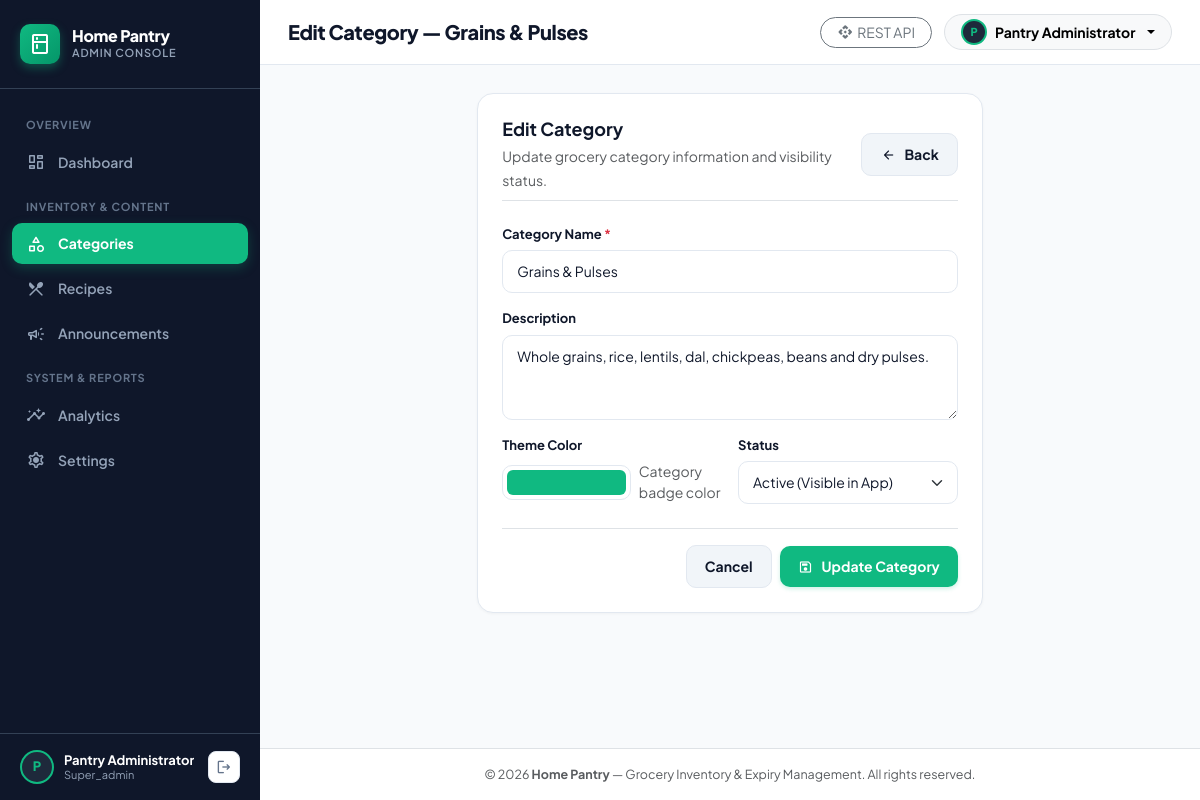
The app's page /categories/edit.php?id=1 (signed in) with its own data.
### tables this page shows
CREATE TABLE IF NOT EXISTS `categories` (
    `id` INT AUTO_INCREMENT PRIMARY KEY,
    `name` VARCHAR(100) NOT NULL UNIQUE,
    `description` TEXT NULL,
    `icon` VARCHAR(50) DEFAULT 'folder',
    `color` VARCHAR(20) DEFAULT '#10B981',
    `status` ENUM('active', 'inactive') NOT NULL DEFAULT 'active',
    `created_at` TIMESTAMP DEFAULT CURRENT_TIMESTAMP,
    `updated_at` TIMESTAMP DEFAULT CURRENT_TIMESTAMP ON UPDATE CURRENT_TIMESTAMP
);

### includes/functions.php (called while the page is built, shortened)
<?php
function e(?string $value): string {
    return htmlspecialchars((string)($value ?? ''), ENT_QUOTES | ENT_SUBSTITUTE, 'UTF-8');
}
function base_url(string $path = ''): string {
    static $base = null;
    if ($base === null) {
        $scriptName = str_replace('\\', '/', $_SERVER['SCRIPT_NAME'] ?? '');
        if (str_contains($scriptName, '/grocery_admin/')) {
            $base = '/grocery_admin';
        } elseif (str_contains($scriptName, '/backend/')) {
            $base = '/backend';
        } else {
            $base = '';
        }
    }
    $cleanPath = ltrim($path, '/');
    return $base . ($cleanPath !== '' ? '/' . $cleanPath : '');
}

### includes/auth.php (called while the page is built, shortened)
<?php
require_once __DIR__ . '/functions.php';
function is_admin_logged_in(): bool {
    return isset($_SESSION['admin_logged_in']) && $_SESSION['admin_logged_in'] === true;
}
function get_logged_in_admin(): ?array {
    return [
        'id' => $_SESSION['admin_id'] ?? null,
        'name' => $_SESSION['admin_name'] ?? 'Administrator',
        'email' => $_SESSION['admin_email'] ?? '',
        'role' => $_SESSION['admin_role'] ?? 'admin',
    ];
}

### categories/edit.php (the view, shortened to what this page needs)
<?php
require_once __DIR__ . '/../includes/auth.php';
require_once __DIR__ . '/../includes/functions.php';
$id = (int)($_GET['id'] ?? 0);
$db = Database::getConnection();
$stmt = $db->prepare('SELECT * FROM categories WHERE id = ? LIMIT 1');
$stmt->execute([$id]);
$category = $stmt->fetch();
$name = $category['name'];
$description = $category['description'] ?? '';
$status = $category['status'];
$color = $category['color'] ?? '#10B981';
$pageTitle = 'Edit Category — ' . $category['name'];
require_once __DIR__ . '/../includes/header.php';
?>
<div class="row justify-content-center">
  <div class="col-lg-8 col-xl-7">
    <div class="card-box">
      <div class="d-flex align-items-center justify-content-between mb-4 pb-2 border-bottom">
        <div>
          <h2 class="fw-bold mb-1" style="font-size: 18px;">Edit Category</h2>
          <span class="text-muted small">Update grocery category information and visibility status.</span>
        </div>
        <a href="<?= base_url('categories/index.php') ?>" class="btn btn-secondary-custom btn-sm">
          <span class="material-symbols-rounded fs-6">arrow_back</span>
          <span>Back</span>
        </a>
      </div>
      <form method="POST" action="">
        <div class="mb-3">
          <label for="name" class="form-label">Category Name <span class="text-danger">*</span></label>
          <input type="text" class="form-control" id="name" name="name" value="<?= e($name) ?>" required>
        </div>
        <div class="mb-3">
          <label for="description" class="form-label">Description</label>
          <textarea class="form-control" id="description" name="description" rows="3"><?= e($description) ?></textarea>
        </div>
        <div class="row g-3 mb-4">
          <div class="col-sm-6">
            <label for="color" class="form-label">Theme Color</label>
            <div class="d-flex align-items-center gap-2">
              <input type="color" class="form-control form-control-color p-1" id="color" name="color" value="<?= e($color) ?>">
              <span class="text-muted small">Category badge color</span>
            </div>
          </div>
          <div class="col-sm-6">
            <label for="status" class="form-label">Status</label>
            <select class="form-select" id="status" name="status">
              <option value="active" <?= $status === 'active' ? 'selected' : '' ?>>Active (Visible in App)</option>
            </select>
          </div>
        </div>
        <div class="d-flex align-items-center justify-content-end gap-2 pt-3 border-top">
          <a href="<?= base_url('categories/index.php') ?>" class="btn btn-secondary-custom">Cancel</a>
          <button type="submit" class="btn btn-primary-custom">
            <span class="material-symbols-rounded fs-6">save</span>
            <span>Update Category</span>
          </button>
        </div>
      </form>
    </div>
  </div>
</div>
<?php require_once __DIR__ . '/../includes/footer.php'; ?>

### includes/header.php (shortened to what this page needs)
<?php
require_once __DIR__ . '/auth.php';
require_once __DIR__ . '/functions.php';
$pageTitle = $pageTitle ?? 'Dashboard';
$currentAdmin = get_logged_in_admin();
?>
<!DOCTYPE html>
<html lang="en">
<head>
  <link href="https://cdn.jsdelivr.net/npm/bootstrap@5.3.3/dist/css/bootstrap.min.css" rel="stylesheet">
  <link rel="stylesheet" href="<?= base_url('assets/css/admin.css') ?>">
</head>
<body>
  <div class="admin-wrapper">
    <?php require_once __DIR__ . '/sidebar.php'; ?>
    <main class="admin-main">
      <header class="admin-topbar">
        <div class="topbar-left">
          <h1 class="page-title"><?= e($pageTitle) ?></h1>
        </div>
        <div class="topbar-right">
          <a href="<?= base_url('api/recipes.php') ?>" target="_blank" class="btn btn-sm btn-outline-secondary d-none d-md-inline-flex align-items-center gap-1 rounded-pill px-3">
            <span class="material-symbols-rounded" style="font-size: 16px;">api</span>
            <span>REST API</span>
          </a>
          <div class="dropdown">
            <button class="btn btn-sm btn-light dropdown-toggle d-flex align-items-center gap-2 rounded-pill px-3 py-1 border" type="button" data-bs-toggle="dropdown" aria-expanded="false">
              <span class="admin-avatar" style="width: 26px; height: 26px; font-size: 11px;">
                <?= strtoupper(substr($currentAdmin['name'] ?? 'A', 0, 1)) ?>
              </span>
              <span class="d-none d-sm-inline fw-bold"><?= e($currentAdmin['name'] ?? 'Admin') ?></span>
            </button>
          </div>
        </div>
      </header>
      <div class="admin-content">

### assets/css/admin.css (style rules this page uses)
:root { --primary: #10B981; --primary-dark: #059669; --primary-light: #D1FAE5; --primary-subtle: rgba(16, 185, 129, 0.12); --dark-sidebar: #0F172A; --dark-sidebar-hover: #1E293B; --dark-sidebar-border: #334155; --bg-page: #F8FAFC; --bg-card: #FFFFFF; --text-main: #0F172A; --text-muted: #64748B; --border-color: #E2E8F0; --danger: #EF4444; --danger-light: #FEE2E2; --warning: #F59E0B; --warning-light: #FEF3C7; --info: #0284C7; --info-light: #E0F2FE; --font-main: 'Plus Jakarta Sans', system-ui, -apple-system, sans-serif; }
* { box-sizing: border-box; margin: 0; padding: 0; }
body { font-family: var(--font-main); background-color: var(--bg-page); color: var(--text-main); min-height: 100vh; display: flex; flex-direction: column; -webkit-font-smoothing: antialiased; }
.admin-wrapper { display: flex; min-height: 100vh; width: 100%; }
.admin-avatar { width: 34px; height: 34px; border-radius: 50%; background-color: var(--dark-sidebar-hover); border: 2px solid var(--primary); display: flex; align-items: center; justify-content: center; font-weight: 800; font-size: 13px; color: var(--primary); }
.admin-main { flex-grow: 1; display: flex; flex-direction: column; min-width: 0; background-color: var(--bg-page); }
.admin-topbar { background-color: #FFFFFF; border-bottom: 1px solid var(--border-color); padding: 14px 28px; display: flex; align-items: center; justify-content: space-between; position: sticky; top: 0; z-index: 900; }
.topbar-left { display: flex; align-items: center; gap: 16px; }
.page-title { font-size: 20px; font-weight: 800; letter-spacing: -0.4px; color: var(--text-main); margin: 0; }
.topbar-right { display: flex; align-items: center; gap: 12px; }
.admin-content { padding: 28px; flex-grow: 1; }
.card-box { background-color: var(--bg-card); border: 1px solid var(--border-color); border-radius: 16px; padding: 24px; box-shadow: 0 1px 3px rgba(0, 0, 0, 0.04); margin-bottom: 24px; }
.form-label { font-size: 13px; font-weight: 700; color: var(--text-main); margin-bottom: 6px; display: block; }
.form-control, .form-select { width: 100%; padding: 10px 14px; font-size: 14px; font-family: inherit; border: 1px solid var(--border-color); border-radius: 10px; background-color: #FFFFFF; color: var(--text-main); transition: border-color 0.15s ease, box-shadow 0.15s ease; }
.btn-primary-custom { background-color: var(--primary); color: #FFFFFF; border: none; padding: 10px 18px; font-size: 14px; font-weight: 700; border-radius: 10px; display: inline-flex; align-items: center; gap: 8px; text-decoration: none; cursor: pointer; transition: all 0.2s ease; box-shadow: 0 2px 4px rgba(16, 185, 129, 0.2); }
.btn-secondary-custom { background-color: #F1F5F9; color: var(--text-main); border: 1px solid var(--border-color); padding: 10px 18px; font-size: 14px; font-weight: 700; border-radius: 10px; display: inline-flex; align-items: center; gap: 8px; text-decoration: none; cursor: pointer; transition: all 0.2s ease; }

### records on screen
categories: name "Edit Category — Grains & Pulses", name "Grains & Pulses", description "Whole grains, rice, lentils, dal, chickpeas, beans and dry pulses.", color "#10b981", status "Active (Visible in App)"

### other values on screen
substr($admin['name'] ?? 'A', 0, 1) "P"
$admin['name'] "Pantry Administrator"
$admin['role'] "Super_admin"
substr($currentAdmin['name'] ?? 'A', 0, 1) "P"
$currentAdmin['name'] "Pantry Administrator"
